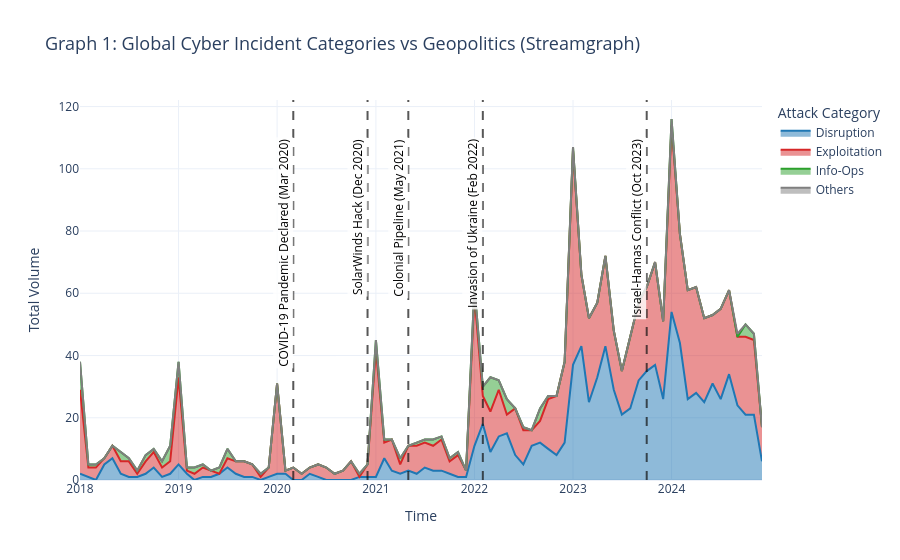

The notebook cell this image was saved under:
### Markdown cell above
## Graph 1: The Geopolitical Streamgraph

**Goal:** Provide a narrative centerpiece that explains the macro context of global cyber warfare.  
**Analysis:** Instead of relying on a simple line chart, this **Streamgraph** elegantly solves two problems at once: it shows the massive explosion in overall cyber incident volume over time, while simultaneously breaking down *what kind* of attacks those were. By mapping key political triggers over this structure, we can see if events like the Ukraine Invasion triggered specific kinds of warfare (like Disruption vs. Espionage).

### Code cell
eurepoc['year_month'] = eurepoc['start_date'].dt.to_period('M').dt.to_timestamp()

events = [
    {"date": "2020-03-01", "label": "COVID-19 Pandemic Declared (Mar 2020)", "short": "COVID-19 Pandemic"},
    {"date": "2020-12-01", "label": "SolarWinds Hack (Dec 2020)", "short": "SolarWinds Breach"},
    {"date": "2021-05-01", "label": "Colonial Pipeline (May 2021)", "short": "Colonial Pipeline"},
    {"date": "2022-02-01", "label": "Invasion of Ukraine (Feb 2022)", "short": "Invasion of Ukraine"},
    {"date": "2023-10-01", "label": "Israel-Hamas Conflict (Oct 2023)", "short": "Israel-Hamas Conflict"}
]


def map_attack_type(inc_type):
    inc_type = str(inc_type).lower()
    
    if 'ddos' in inc_type or 'disrupt' in inc_type or 'defacement' in inc_type:
        return 'Disruption'
    elif 'ransomware' in inc_type or 'malware' in inc_type or 'hijack' in inc_type or 'exploit' in inc_type:
        return 'Exploitation'
    elif 'phish' in inc_type or 'social' in inc_type or 'theft' in inc_type or 'info' in inc_type or 'leak' in inc_type:
        return 'Info-Ops'
        
    return 'Others'

eurepoc['Aggregated_Attack_Type'] = eurepoc['incident_type'].apply(map_attack_type)

color_mapping = {
    'Disruption': '#1f77b4',   
    'Exploitation': '#d62728', 
    'Info-Ops': '#2ca02c',     
    'Others': '#7f7f7f',       
    
    'Cyber Fraud': '#d62728',         
    'Defamation': '#2ca02c',          
    'Money & Package Mules': '#7f7f7f', 
    'Sexual Offences': '#ff7f0e'      
}

category_order = ['Disruption', 'Exploitation', 'Info-Ops', 'Others']

TITLE_FONT_SIZE = 18


stream_data = eurepoc[eurepoc['year_month'] >= "2018-01-01"]


stream_data = stream_data.groupby(['year_month', 'Aggregated_Attack_Type']).size().unstack(fill_value=0).stack().reset_index(name='incidents')

stream_data['monthly_total'] = stream_data.groupby('year_month')['incidents'].transform('sum')
# Avoid division by zero by using a small safe fallback
stream_data['percentage'] = stream_data.apply(
    lambda row: (row['incidents'] / row['monthly_total'] * 100) if row['monthly_total'] > 0 else 0,
    axis=1
)

fig1 = px.area(
    stream_data, 
    x='year_month', 
    y='incidents', 
    color='Aggregated_Attack_Type',
    color_discrete_map=color_mapping,
    category_orders={'Aggregated_Attack_Type': category_order},
    title='Graph 1: Global Cyber Incident Categories vs Geopolitics (Streamgraph)',
    labels={'year_month': 'Time', 'incidents': 'Total Volume', 'Aggregated_Attack_Type': 'Attack Category'},
    custom_data=['Aggregated_Attack_Type', 'percentage']
)

fig1.update_traces(
    hovertemplate="<b>%{customdata[0]}</b>: %{customdata[1]:.1f}%<br>Incidents: %{y}<extra></extra>"
)

for evt in events:
    fig1.add_vline(x=evt["date"], line_width=2, line_dash="dash", line_color="#111", opacity=0.7)
    fig1.add_annotation(
        x=evt["date"], y=stream_data.groupby('year_month')['incidents'].sum().max() * 0.95,
        text=evt["label"], showarrow=False, textangle=-90,
        xanchor='right', yanchor='top', font=dict(size=12, color="black"), bgcolor="rgba(255,255,255,0.8)"
    )

fig1.update_layout(
    template='plotly_white', 
    hovermode='x unified',
    title_font_size=TITLE_FONT_SIZE
)
fig1.show()
